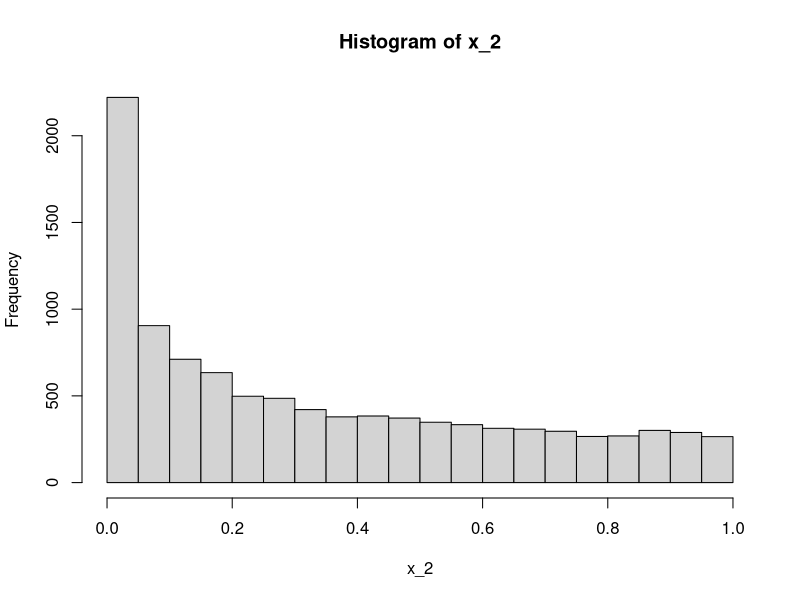
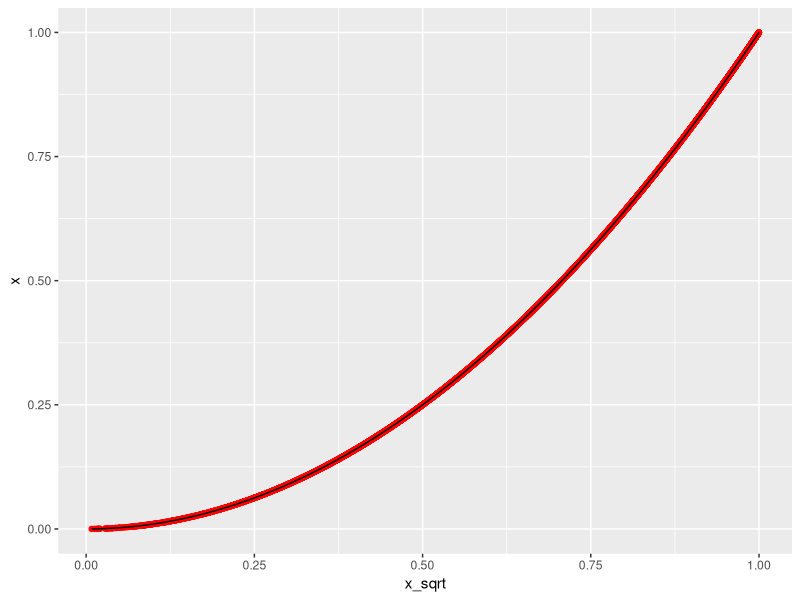

Here is the R script that generated these plots, in order:
# Square of a uniform rv

library(ggplot2)
N <- 10000
x <- runif(N, 0, 1)
x_2 <- x*x

hist(x_2, breaks = 20)

# CDF og x_2
# P(X <= sqrt(u)) = u where u ~ Unif(0,1)

x_sqrt <- sqrt(x)

df2 <- data.frame(x_sqrt = x_sqrt,
                  x = x)

ggplot(
  data = df2, aes(x = x_sqrt, y = x)
) + geom_point(colour = "red") + geom_line(colour = "black")